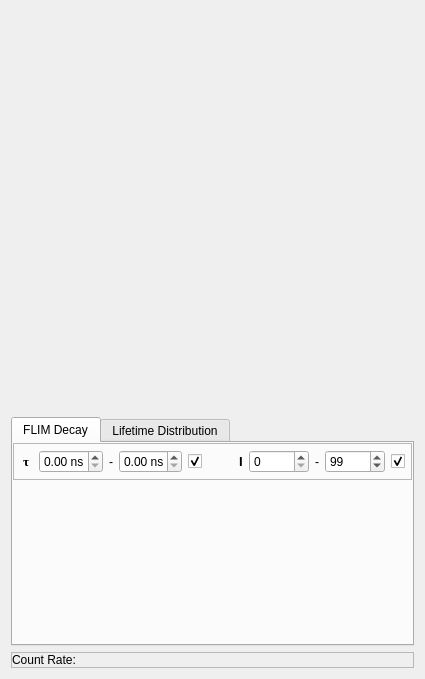
<?xml version="1.0" encoding="UTF-8"?>
<ui version="4.0">
 <class>LifetimeDisplayWidget</class>
 <widget class="QWidget" name="LifetimeDisplayWidget">
  <property name="geometry">
   <rect>
    <x>0</x>
    <y>0</y>
    <width>425</width>
    <height>679</height>
   </rect>
  </property>
  <property name="minimumSize">
   <size>
    <width>0</width>
    <height>600</height>
   </size>
  </property>
  <property name="windowTitle">
   <string>Lifetime Display</string>
  </property>
  <layout class="QVBoxLayout" name="verticalLayout_4">
   <item>
    <widget class="ImageRenderWidget" name="lifetime_image_widget" native="true">
     <property name="sizePolicy">
      <sizepolicy hsizetype="Expanding" vsizetype="Expanding">
       <horstretch>0</horstretch>
       <verstretch>0</verstretch>
      </sizepolicy>
     </property>
     <property name="minimumSize">
      <size>
       <width>400</width>
       <height>400</height>
      </size>
     </property>
    </widget>
   </item>
   <item>
    <widget class="QTabWidget" name="tabWidget">
     <property name="sizePolicy">
      <sizepolicy hsizetype="Expanding" vsizetype="MinimumExpanding">
       <horstretch>0</horstretch>
       <verstretch>0</verstretch>
      </sizepolicy>
     </property>
     <property name="currentIndex">
      <number>0</number>
     </property>
     <widget class="QWidget" name="tab">
      <attribute name="title">
       <string>FLIM Decay</string>
      </attribute>
      <layout class="QVBoxLayout" name="verticalLayout">
       <property name="leftMargin">
        <number>0</number>
       </property>
       <property name="topMargin">
        <number>0</number>
       </property>
       <property name="rightMargin">
        <number>0</number>
       </property>
       <property name="bottomMargin">
        <number>0</number>
       </property>
       <item>
        <layout class="QVBoxLayout" name="verticalLayout_2" stretch="0,1">
         <property name="spacing">
          <number>0</number>
         </property>
         <item>
          <widget class="QFrame" name="frame_2">
           <property name="frameShape">
            <enum>QFrame::StyledPanel</enum>
           </property>
           <property name="frameShadow">
            <enum>QFrame::Raised</enum>
           </property>
           <layout class="QHBoxLayout" name="horizontalLayout_5">
            <property name="spacing">
             <number>6</number>
            </property>
            <property name="topMargin">
             <number>6</number>
            </property>
            <property name="rightMargin">
             <number>6</number>
            </property>
            <property name="bottomMargin">
             <number>6</number>
            </property>
            <item>
             <widget class="QLabel" name="label_3">
              <property name="font">
               <font>
                <family>Times New Roman</family>
                <pointsize>10</pointsize>
                <weight>75</weight>
                <bold>true</bold>
               </font>
              </property>
              <property name="text">
               <string>τ </string>
              </property>
             </widget>
            </item>
            <item>
             <widget class="QDoubleSpinBox" name="tau_min_spin">
              <property name="minimumSize">
               <size>
                <width>60</width>
                <height>0</height>
               </size>
              </property>
              <property name="suffix">
               <string> ns</string>
              </property>
              <property name="singleStep">
               <double>0.250000000000000</double>
              </property>
             </widget>
            </item>
            <item>
             <widget class="QLabel" name="label">
              <property name="text">
               <string>-</string>
              </property>
             </widget>
            </item>
            <item>
             <widget class="QDoubleSpinBox" name="tau_max_spin">
              <property name="minimumSize">
               <size>
                <width>60</width>
                <height>0</height>
               </size>
              </property>
              <property name="suffix">
               <string> ns</string>
              </property>
              <property name="singleStep">
               <double>0.250000000000000</double>
              </property>
             </widget>
            </item>
            <item>
             <widget class="QCheckBox" name="tau_auto_check">
              <property name="text">
               <string/>
              </property>
              <property name="checked">
               <bool>true</bool>
              </property>
             </widget>
            </item>
            <item>
             <spacer name="horizontalSpacer">
              <property name="orientation">
               <enum>Qt::Horizontal</enum>
              </property>
              <property name="sizeHint" stdset="0">
               <size>
                <width>40</width>
                <height>20</height>
               </size>
              </property>
             </spacer>
            </item>
            <item>
             <widget class="QLabel" name="label_4">
              <property name="font">
               <font>
                <pointsize>10</pointsize>
                <weight>75</weight>
                <bold>true</bold>
               </font>
              </property>
              <property name="text">
               <string>I</string>
              </property>
             </widget>
            </item>
            <item>
             <widget class="QSpinBox" name="intensity_min_spin">
              <property name="minimumSize">
               <size>
                <width>60</width>
                <height>0</height>
               </size>
              </property>
              <property name="maximum">
               <number>100000000</number>
              </property>
             </widget>
            </item>
            <item>
             <widget class="QLabel" name="label_2">
              <property name="text">
               <string>-</string>
              </property>
             </widget>
            </item>
            <item>
             <widget class="QSpinBox" name="intensity_max_spin">
              <property name="minimumSize">
               <size>
                <width>60</width>
                <height>0</height>
               </size>
              </property>
              <property name="maximum">
               <number>100000000</number>
              </property>
              <property name="value">
               <number>99</number>
              </property>
             </widget>
            </item>
            <item>
             <widget class="QCheckBox" name="intensity_auto_check">
              <property name="text">
               <string/>
              </property>
              <property name="checked">
               <bool>true</bool>
              </property>
             </widget>
            </item>
           </layout>
          </widget>
         </item>
         <item>
          <widget class="QCustomPlot" name="decay_plot" native="true"/>
         </item>
        </layout>
       </item>
      </layout>
     </widget>
     <widget class="QWidget" name="tab_2">
      <attribute name="title">
       <string>Lifetime Distribution</string>
      </attribute>
      <layout class="QVBoxLayout" name="verticalLayout_3">
       <property name="spacing">
        <number>0</number>
       </property>
       <property name="leftMargin">
        <number>0</number>
       </property>
       <property name="topMargin">
        <number>0</number>
       </property>
       <property name="rightMargin">
        <number>0</number>
       </property>
       <property name="bottomMargin">
        <number>0</number>
       </property>
       <item>
        <widget class="QCustomPlot" name="lifetime_histogram_plot" native="true"/>
       </item>
      </layout>
     </widget>
    </widget>
   </item>
   <item>
    <widget class="QFrame" name="frame">
     <property name="frameShape">
      <enum>QFrame::StyledPanel</enum>
     </property>
     <property name="frameShadow">
      <enum>QFrame::Raised</enum>
     </property>
     <layout class="QHBoxLayout" name="horizontalLayout_4" stretch="0,1">
      <property name="leftMargin">
       <number>0</number>
      </property>
      <property name="topMargin">
       <number>0</number>
      </property>
      <property name="rightMargin">
       <number>0</number>
      </property>
      <property name="bottomMargin">
       <number>0</number>
      </property>
      <item>
       <widget class="QLabel" name="label_5">
        <property name="text">
         <string>Count Rate:</string>
        </property>
       </widget>
      </item>
      <item>
       <layout class="QHBoxLayout" name="count_rate_layout">
        <property name="rightMargin">
         <number>0</number>
        </property>
        <property name="bottomMargin">
         <number>0</number>
        </property>
       </layout>
      </item>
     </layout>
    </widget>
   </item>
  </layout>
 </widget>
 <customwidgets>
  <customwidget>
   <class>QCustomPlot</class>
   <extends>QWidget</extends>
   <header>qcustomplot.h</header>
   <container>1</container>
  </customwidget>
  <customwidget>
   <class>ImageRenderWidget</class>
   <extends>QWidget</extends>
   <header>ImageRenderWidget.h</header>
   <container>1</container>
  </customwidget>
 </customwidgets>
 <resources/>
 <connections/>
</ui>
